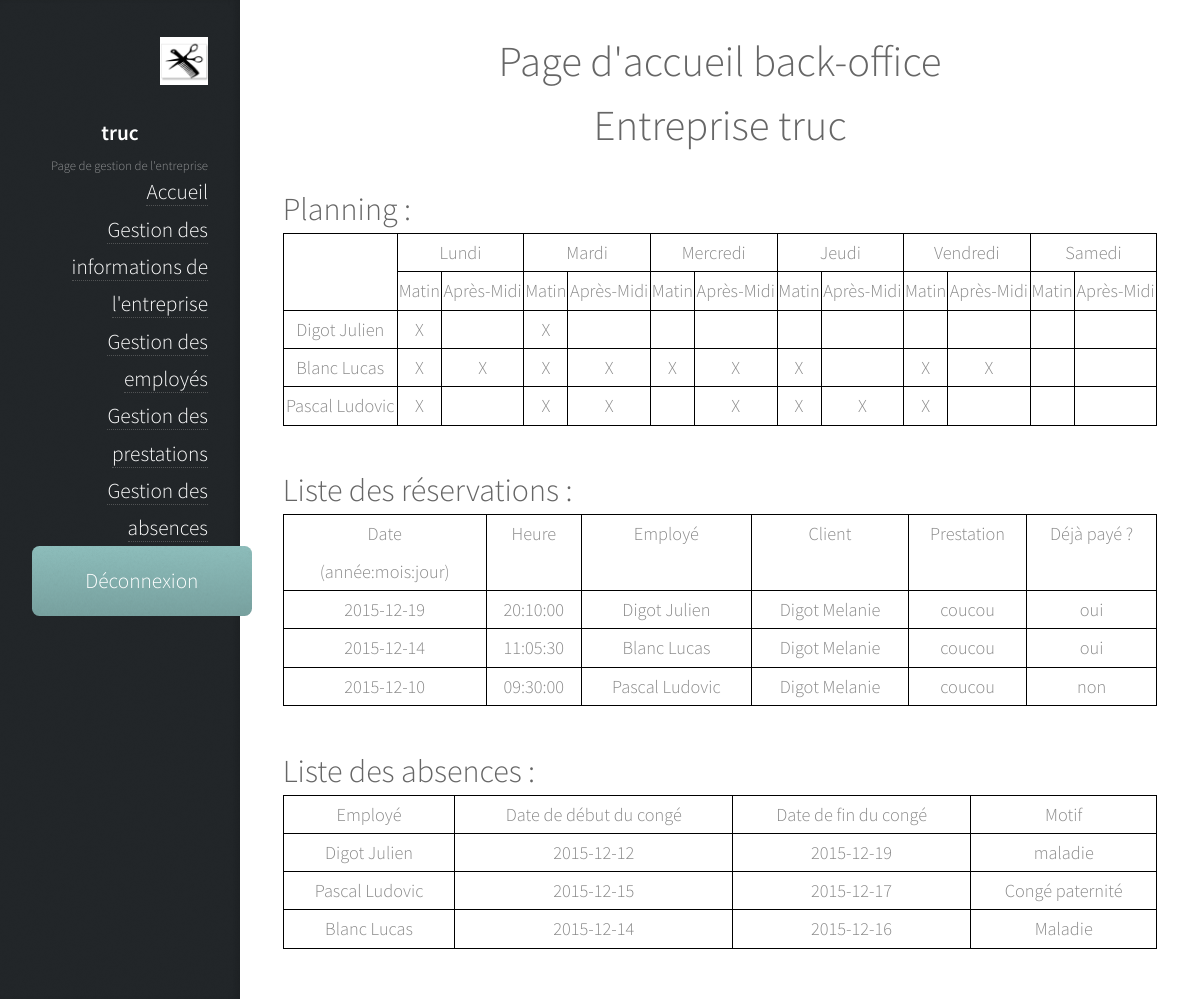
Page /accueil_backoffice.php?nomEntreprise=truc (signed in) on the committed database.
### tables this page shows
CREATE TABLE IF NOT EXISTS `entreprise` (
  `nomEntreprise` varchar(40) NOT NULL,
  `mailEntreprise` varchar(30) NOT NULL,
  `telEntreprise` char(10) NOT NULL,
  `adresseEntreprise` varchar(150) NOT NULL,
  `logoEntreprise` varchar(100) NOT NULL,
  `descEntreprise` text NOT NULL,
  `loginAdmin` varchar(30) NOT NULL,
  `mdpAdmin` varchar(300) NOT NULL,
  PRIMARY KEY (`nomEntreprise`)
);

CREATE TABLE IF NOT EXISTS `truc_planning` (
  `id_agenda` char(8) NOT NULL,
  `code_employe` char(8) NOT NULL,
  `LundiM` tinyint(1) DEFAULT NULL,
  `LundiA` tinyint(1) DEFAULT NULL,
  `MardiM` tinyint(1) DEFAULT NULL,
  `MardiA` tinyint(1) DEFAULT NULL,
  `MercrediM` tinyint(1) DEFAULT NULL,
  `MercrediA` tinyint(1) DEFAULT NULL,
  `JeudiM` tinyint(1) DEFAULT NULL,
  `JeudiA` tinyint(1) DEFAULT NULL,
  `VendrediM` tinyint(1) DEFAULT NULL,
  `VendrediA` tinyint(1) DEFAULT NULL,
  `SamediM` tinyint(1) DEFAULT NULL,
  `SamediA` tinyint(1) DEFAULT NULL,
  PRIMARY KEY (`id_agenda`)
);

CREATE TABLE IF NOT EXISTS `truc_employe` (
  `id_employe` char(8) NOT NULL,
  `nom_employe` varchar(40) DEFAULT NULL,
  `prenom_employe` varchar(50) DEFAULT NULL,
  `competenceA` char(8) DEFAULT NULL,
  `competenceB` char(8) DEFAULT NULL,
  `competenceC` char(8) DEFAULT NULL,
  `telephone_emp` char(10) DEFAULT NULL,
  `adresse_emp` varchar(200) DEFAULT NULL,
  `mail_emp` varchar(50) DEFAULT NULL,
  PRIMARY KEY (`id_employe`)
);

CREATE TABLE IF NOT EXISTS `truc_reserv` (
  `id_reserv` char(8) NOT NULL,
  `client` char(8) DEFAULT NULL,
  `employe` char(8) DEFAULT NULL,
  `presta` char(8) DEFAULT NULL,
  `paye` tinyint(1) DEFAULT NULL,
  `date` date DEFAULT NULL,
  `heure` time DEFAULT NULL,
  PRIMARY KEY (`id_reserv`)
);

CREATE TABLE IF NOT EXISTS `truc_client` (
  `id_client` char(8) NOT NULL,
  `nom_client` varchar(40) DEFAULT NULL,
  `prenom_client` varchar(50) DEFAULT NULL,
  `mail` varchar(50) DEFAULT NULL,
  `login_client` varchar(30) DEFAULT NULL,
  `mdp_client` varchar(30) DEFAULT NULL,
  PRIMARY KEY (`id_client`)
);

CREATE TABLE IF NOT EXISTS `truc_prestation` (
  `id_presta` char(8) NOT NULL,
  `descriptif_presta` text,
  `prix` decimal(5,2) DEFAULT NULL,
  `paypal` tinyint(1) DEFAULT NULL,
  `duree` int(11) DEFAULT NULL,
  PRIMARY KEY (`id_presta`)
);

CREATE TABLE IF NOT EXISTS `truc_absence` (
  `id_absence` char(8) NOT NULL,
  `code_employe` char(8) NOT NULL,
  `motif` varchar(100) DEFAULT NULL,
  `dateDebut` date DEFAULT NULL,
  `dateFin` date DEFAULT NULL,
  `absenceFini` tinyint(1) DEFAULT NULL,
  PRIMARY KEY (`id_absence`)
);

### bd.inc.php (called while the page is built, shortened)
<?php
function connect() {
	try {
		$connexion = new PDO("mysql:dbname=portail_reserv;host=localhost", "root", "" );
		$connexion->setAttribute(PDO::ATTR_ERRMODE, PDO::ERRMODE_EXCEPTION);
	} catch (PDOException $e) {
		echo 'Connexion échouée : ' . $e->getMessage();
	}
	return $connexion;
}
function infosEntreprise() {
	$connexion = connect();
	$nomE = $_GET['nomEntreprise'];
	$rqt = $connexion->prepare('SELECT * FROM entreprise WHERE nomEntreprise = "' .$nomE. '"');
	$rqt->execute();
	$rqt->setFetchMode(PDO::FETCH_OBJ);
	$i = $rqt->fetch();
	return $i;
}
function planningEnt() {
	$connexion = connect();
	$nomE = $_SESSION["nomE"];
	$planning = $connexion->prepare('SELECT * FROM '.$nomE.'_planning JOIN '.$nomE.'_employe ON code_employe = id_employe');
	$planning->execute();
	return $planning;
}
function reservationsEnt() {
	$connexion = connect();
	$nomE = $_SESSION["nomE"];
	$reserva = $connexion->prepare('SELECT * FROM '.$nomE.'_reserv
									JOIN '.$nomE.'_employe ON employe = id_employe
									JOIN '.$nomE.'_client ON client = id_client
									JOIN '.$nomE.'_prestation ON presta = id_presta');
	$reserva->execute();
	return $reserva;
}
function abscencesEnt() {
	$connexion = connect();
	$nomE = $_SESSION["nomE"];
	$absences = $connexion->prepare('SELECT * FROM '.$nomE.'_absence
									JOIN '.$nomE.'_employe ON code_employe = id_employe');
	$absences->execute();
	return $absences;
}
function verifEntreprise($nomE) {
	$connexion = connect();
	$rqtVerifEnt = $connexion->prepare('SELECT nomEntreprise FROM entreprise WHERE nomEntreprise = "' .$nomE. '"');
	$rqtVerifEnt->execute();
	$rqtVerifEnt->setFetchMode(PDO::FETCH_ASSOC);
	$tableau = $rqtVerifEnt->fetch();
	return $tableau;
}
?>

### fonctions.inc.php (called while the page is built, shortened)
<?php
function absence($nomE, $id_employe, $connexion){
	$rqtDonnees = $connexion->prepare('SELECT * FROM '.$nomE.'_planning
										WHERE code_employe = "'.$id_employe.'"');
	$rqtDonnees->execute();
	$rqtabs = $connexion->prepare('SELECT * FROM '.$nomE.'_absence
									WHERE code_employe = "'.$id_employe.'"
									AND dateDebut <= CURDATE()
									AND dateFin >= CURDATE()');
	$rqtabs->execute();
	if($rqtabs->rowCount()==0) {
		return null;
	}
	return $absence;
}
function tableauDate(){
	$auj = date("Y-m-d");
	$t_auj = strtotime($auj);
	$p_auj = date('N', $t_auj);
	if($p_auj == 1){
		$deb = $t_auj;
		$fin = strtotime($auj.' + 6 day');
	}
	else if($p_auj == 7){
		$deb = strtotime($auj.' - 6 day');
		$fin = $t_auj;
	}
	else{
		$deb = strtotime($auj.' - '.(6-(7-$p_auj)).' day');
		$fin = strtotime($auj.' + '.(7-$p_auj).' day');
	}
	$cpt = 0;
	while($deb <= $fin){
		$tab[$cpt][0] = strftime('%Y-%m-%d', $deb);
		$tab[$cpt][1] = strftime('%A',$deb);
		$deb += 86400;
		$cpt++;
	}
	return $tab;
}
?>

### accueil_backoffice.php (the view, shortened to what this page needs)
<!DOCTYPE HTML>
<?php
	require "fonctions.inc.php";
	require "bd.inc.php";
	if( verifEntreprise($_SESSION['nomE']) == null ) {
		echo "<p>Le nom de l'entreprise contenue dans l'url n'existe pas dans la base de donnée</p>";
	} else {
	$connexion = connect();
	$nomE = $_GET['nomEntreprise'];
	$i = infosEntreprise();
	$planning = planningEnt();
	$reserva = reservationsEnt();
	$absences = abscencesEnt();
?>
<html>
	<head>
		<link rel="stylesheet" href="assets/css/main.css" />
	</head>
	<body>
			<div id="header">
				<div class="top">
						<div id="logo">
						<?php
							if($i->logoEntreprise !="") {
							echo "<span class='image avatar48'><img src='".$i->logoEntreprise."' alt='' /></span>";
							}
						?>
							<h1>
							<?php
								echo $nomE;
							?>
							</h1>
							<p>Page de gestion de l'entreprise</p>
							<?php
							if(isset($_SESSION["estConnecte"])) {
							?>
								<a href="accueil_backoffice.php?nomEntreprise=<?php echo $nomE ?>"> Accueil </a></br>
								<a href="modif_entreprise.php?nomEntreprise=<?php echo $nomE ?>"> Gestion des informations de l'entreprise </a></br>
								<a href="ajout_employe.php?nomEntreprise=<?php echo $nomE ?>"> Gestion des employés </a></br>
								<a href="ajout_prestation.php?nomEntreprise=<?php echo $nomE ?>"> Gestion des prestations </a></br>
								<a href="gestion_absence.php?nomEntreprise=<?php echo $nomE ?>"> Gestion des absences </a></br>
								<a href="destruct_session.php?nomEntreprise=<?php echo $nomE ?>"><input type="button" value="Déconnexion"></a>
							</div>
							<?php } ?>
				</div>
			</div>
			<div id="main">
						<div class="container">
							<h1>Page d'accueil back-office <br> Entreprise <?php echo $nomE;?></h1>
							<?php
							if(isset($_SESSION["estConnecte"])) {
							?>
							<h3>Planning : </h3>
							<?php
								if($planning->rowCount()==0) {
									echo "Pas de planning à afficher.";
								} else {
							?>
							<table>
									<tr><td rowspan="2"></td><td colspan="2">Lundi</td><td colspan="2">Mardi</td><td colspan="2">Mercredi</td><td colspan="2">Jeudi</td><td colspan="2">Vendredi</td><td colspan="2">Samedi</td></tr>
									<tr>
										<?php
											$cpt = 0;
											while($cpt != 6){
												echo "<td>Matin</td><td>Après-Midi</td>";
												$cpt = $cpt + 1;
											}
										?>
									</tr>
									<?php
										while($valeur = $planning->fetch(PDO::FETCH_OBJ)){
											$id_employe = $valeur->code_employe;
											$identite = $valeur->nom_employe ." ". $valeur->prenom_employe;
											$tab = absence($nomE, $id_employe, $connexion);
											if($tab==null){
												?>
												<tr><td>
												<?php
													echo $identite
												?>
												</td><td>
												<?php
													if($valeur->LundiM==1) {
															echo "X";
													}
													?>
													</td><td>
													<?php
														if($valeur->LundiA==1)	{
															echo "X";
														}
													?>
													</td><td>
													<?php
														if($valeur->MardiM==1) {
															echo "X";
														}
													?>
													</td><td>
													<?php
														if($valeur->MardiA==1) {
															echo "X";
													}
													?>
													</td><td>
													<?php
														if($valeur->MercrediM==1) {
															echo "X";
															}
													?>
													</td><td>
													<?php
														if($valeur->MercrediA==1) {
															echo "X";
														}
													?>
													</td><td>
													<?php
														if($valeur->JeudiM==1) {
															echo "X";
														}
													?>
													</td><td>
													<?php
														if($valeur->JeudiA==1) {
															echo "X";
														}
													?>
													</td><td>
													<?php
														if($valeur->VendrediM==1) {
															echo "X";
														}
													?>
													</td><td>
													<?php
													if($valeur->VendrediA==1) {
														echo "X";
														}
													?>
													</td><td>
													</td><td>
													</td></tr>
												<?php
											}
										}
								}
									?>
								</table>
								<h3>Liste des réservations : </h3>
								<?php if($reserva->rowCount()==0){ echo "Pas de réservation en attente."; } else { ?>
								<table>
								<tr><td>Date </br>(année:mois:jour)</td><td>Heure</td><td>Employé</td><td>Client</td><td>Prestation</td><td>Déjà payé ?</td></tr>
								<?php
									while($valeur2 = $reserva->fetch(PDO::FETCH_OBJ)){
										$idClient = $valeur2->nom_client ." ". $valeur2->prenom_client;
										$idEmploye = $valeur2->nom_employe ." ". $valeur2->prenom_employe;
								?>
									<tr><td>
									<?php
										echo $valeur2->date;
									?>
										</td><td>
									<?php
										echo $valeur2->heure;
									?>
										</td><td>
									<?php
										echo $idEmploye
									?>
									</td><td>
									<?php
										echo $idClient;
									?>
									</td><td>
									<?php
										echo $valeur2->descriptif_presta;
									?>
									</td><td>
									<?php
									if($valeur2->paye==1) {
										echo "oui";
									} else {
										echo "non";
									}
									?>
								</td></tr>
								<?php
									}
								?>
								</table>
								<?php } ?>
								<h3>Liste des absences : </h3>
								<?php
									if($absences->rowCount()==0) {
										echo "Pas d'absences d'enregistrée.";
									} else {
								?>
								<table>
								<tr><td> Employé </td><td>Date de début du congé</td><td>Date de fin du congé</td><td> Motif </td></tr>
								<?php
									while($valeur3 = $absences->fetch(PDO::FETCH_OBJ)) {
										$idEmploye = $valeur3->nom_employe ." ". $valeur3->prenom_employe;
								?>
									<tr><td>
									<?php
										echo $idEmploye;
									?>
									</td><td>
									<?php
										echo $valeur3->dateDebut;
									?>
									</td><td>
									<?php
										echo $valeur3->dateFin;
									?>
									</td><td>
									<?php
										echo $valeur3->motif;
									?>
									</td></tr>
								<?php
									}
								?>
								</table>
								<?php
									}
									}
									}
								?>
						</div>
			</div>
	</body>
</html>

### rows in the picture
entreprise: logoEntreprise (picture)
truc_planning: truc_employe.nom_employe+prenom_employe "Digot Julien", LundiM "X", MardiM "X"
truc_planning: truc_employe.nom_employe+prenom_employe "Blanc Lucas", LundiM "X", LundiA "X", MardiM "X", MardiA "X", MercrediM "X", MercrediA "X", JeudiM "X", VendrediM "X", VendrediA "X"
truc_planning: truc_employe.nom_employe+prenom_employe "Pascal Ludovic", LundiM "X", MardiM "X", MardiA "X", MercrediA "X", JeudiM "X", JeudiA "X", VendrediM "X"
truc_reserv: date "2015-12-19", heure "20:10:00", truc_employe.nom_employe+prenom_employe "Digot Julien", truc_client.nom_client+prenom_client "Digot Melanie", truc_prestation.descriptif_presta "coucou", paye "oui"
truc_reserv: date "2015-12-14", heure "11:05:30", truc_employe.nom_employe+prenom_employe "Blanc Lucas", truc_client.nom_client+prenom_client "Digot Melanie", truc_prestation.descriptif_presta "coucou", paye "oui"
truc_reserv: date "2015-12-10", heure "09:30:00", truc_employe.nom_employe+prenom_employe "Pascal Ludovic", truc_client.nom_client+prenom_client "Digot Melanie", truc_prestation.descriptif_presta "coucou", paye "non"
truc_absence: truc_employe.nom_employe+prenom_employe "Digot Julien", dateDebut "2015-12-12", dateFin "2015-12-19", motif "maladie"
truc_absence: truc_employe.nom_employe+prenom_employe "Pascal Ludovic", dateDebut "2015-12-15", dateFin "2015-12-17", motif "Congé paternité"
truc_absence: truc_employe.nom_employe+prenom_employe "Blanc Lucas", dateDebut "2015-12-14", dateFin "2015-12-16", motif "Maladie"

### other values in the picture
$nomE "truc"
